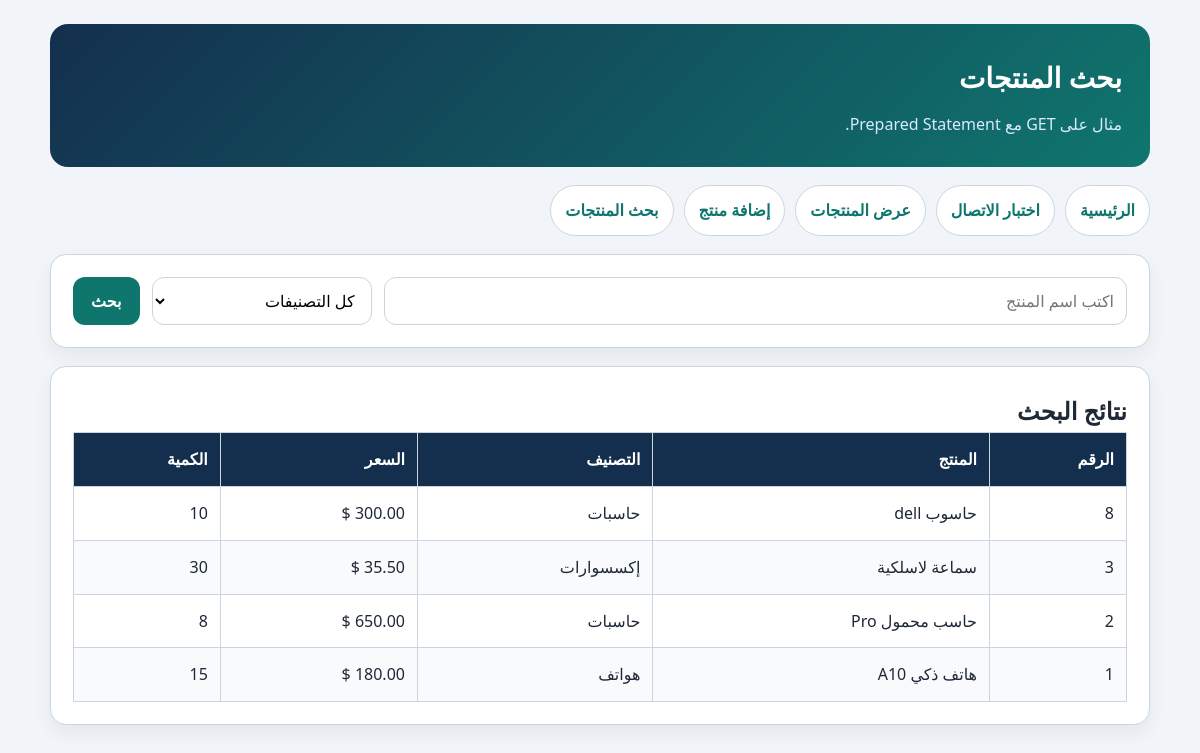
The page /04_search_products.php on the database its author committed.
### tables this page shows
CREATE TABLE `products` (
  `id` int(11) NOT NULL,
  `category_id` int(11) NOT NULL,
  `name` varchar(150) NOT NULL,
  `description` text DEFAULT NULL,
  `price` decimal(10,2) NOT NULL,
  `quantity` int(11) NOT NULL DEFAULT 0,
  `image` varchar(255) DEFAULT NULL,
  `created_at` timestamp NOT NULL DEFAULT current_timestamp()
);

CREATE TABLE `categories` (
  `id` int(11) NOT NULL,
  `name` varchar(100) NOT NULL,
  `description` text DEFAULT NULL,
  `created_at` timestamp NOT NULL DEFAULT current_timestamp()
);

### helpers/validation.php (called while the page is built, shortened)
<?php
function e(?string $value): string
{
    return htmlspecialchars((string) $value, ENT_QUOTES, 'UTF-8');
}

### 04_search_products.php (the view, shortened to what this page needs)
<?php
require 'config.php';
require 'helpers/validation.php';
$keyword = trim($_GET['keyword'] ?? '');
$sql = "SELECT products.id, products.name, products.price, products.quantity,
               categories.name AS category_name
        FROM products
        LEFT JOIN categories ON products.category_id = categories.id
        WHERE 1 = 1";
$params = [];
$sql .= " ORDER BY products.id DESC";
$stmt = $pdo->prepare($sql);
$stmt->execute($params);
$products = $stmt->fetchAll();
?>
<!DOCTYPE html>
<html lang="ar" dir="rtl">
<head>
    <link rel="stylesheet" href="assets/style.css">
</head>
<body>
<div class="container">
<header class="page-title">
    <h1>بحث المنتجات</h1>
    <p>مثال على GET مع Prepared Statement.</p>
</header>
<nav class="nav">
    <a href="index.php">الرئيسية</a>
    <a href="01_test_connection.php">اختبار الاتصال</a>
    <a href="02_show_products.php">عرض المنتجات</a>
    <a href="03_add_product.php">إضافة منتج</a>
    <a href="04_search_products.php">بحث المنتجات</a>
</nav>
<section class="card">
    <form method="GET" action="" class="search-form">
        <input type="text" name="keyword" value="<?= e($keyword) ?>" placeholder="اكتب اسم المنتج">
        <select name="category_id">
            <option value="0">كل التصنيفات</option>
        </select>
        <button type="submit">بحث</button>
    </form>
</section>
<section class="card">
    <h2>نتائج البحث</h2>
    <div class="table-wrapper">
        <table>
            <thead>
                <tr>
                    <th>الرقم</th>
                    <th>المنتج</th>
                    <th>التصنيف</th>
                    <th>السعر</th>
                    <th>الكمية</th>
                </tr>
            </thead>
            <tbody>
            <?php foreach ($products as $product): ?>
                <tr>
                    <td><?= e($product['id']) ?></td>
                    <td><?= e($product['name']) ?></td>
                    <td><?= e($product['category_name']) ?></td>
                    <td><?= e($product['price']) ?> $</td>
                    <td><?= e($product['quantity']) ?></td>
                </tr>
            <?php endforeach; ?>
            </tbody>
        </table>
    </div>
</section>
</div>
</body>
</html>

### assets/style.css (style rules this page uses)
* { box-sizing: border-box; }
body { margin: 0; font-family: Tahoma, Arial, sans-serif; background: #f1f5f9; color: #1f2937; line-height: 1.8; }
.container { width: min(1100px, 94%); margin: 24px auto; }
.hero, .page-title { background: linear-gradient(135deg, #142f4e, #0f766e); color: #fff; border-radius: 18px; padding: 28px; margin-bottom: 18px; }
.hero h1, .page-title h1 { margin: 0 0 8px; font-size: 28px; }
.hero p, .page-title p { margin: 0; color: #dbeafe; }
.nav { display: flex; flex-wrap: wrap; gap: 10px; margin: 18px 0; }
.nav a { background: #fff; color: #0f766e; text-decoration: none; padding: 10px 14px; border: 1px solid #cbd5e1; border-radius: 999px; font-weight: bold; }
.card, .success, .alert { background: #fff; border: 1px solid #cbd5e1; border-radius: 16px; padding: 22px; margin-bottom: 18px; box-shadow: 0 8px 20px rgba(15, 23, 42, 0.06); }
.table-wrapper { overflow-x: auto; }
table { width: 100%; border-collapse: collapse; background: #fff; }
th, td { border: 1px solid #cbd5e1; padding: 12px; text-align: right; }
th { background: #142f4e; color: #fff; }
tr:nth-child(even) td { background: #f8fafc; }
.form, .search-form { display: grid; gap: 12px; }
.search-form { grid-template-columns: 1fr 220px auto; }
input, select, textarea, button { font-family: inherit; font-size: 16px; border-radius: 12px; }
input, select, textarea { border: 1px solid #cbd5e1; padding: 11px 12px; background: #fff; }
button { border: 0; background: #0f766e; color: #fff; padding: 12px 18px; cursor: pointer; font-weight: bold; }
:root { --primary-color: #16807e; --primary-hover: #116e78; --bg-color: #f3f4f6; --card-bg: #ffffff; --text-color: #1f2937; --error-bg: #fef2f2; --error-text: #991b1b; }
* { box-sizing: border-box; margin: 0; padding: 0; font-family: 'Segoe UI', Tahoma, Geneva, Verdana, sans-serif; }

### rows shown on the page
products: id "8", name "حاسوب dell", category.name "حاسبات", quantity "10"
products: id "3", name "سماعة لاسلكية", category.name "إكسسوارات", price "35.50", quantity "30"
products: id "2", name "حاسب محمول Pro", category.name "حاسبات", quantity "8"
products: id "1", name "هاتف ذكي A10", category.name "هواتف", quantity "15"
